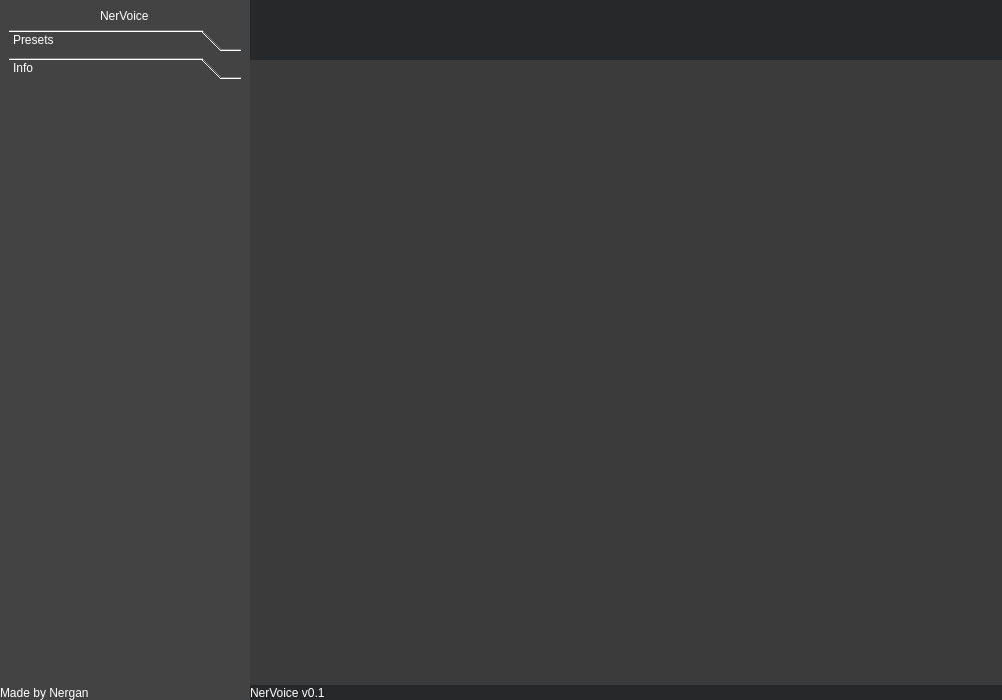
<?xml version="1.0" encoding="UTF-8"?>
<ui version="4.0">
 <class>MainWindow</class>
 <widget class="QMainWindow" name="MainWindow">
  <property name="geometry">
   <rect>
    <x>0</x>
    <y>0</y>
    <width>1002</width>
    <height>700</height>
   </rect>
  </property>
  <property name="windowTitle">
   <string>MainWindow</string>
  </property>
  <widget class="QWidget" name="centralwidget">
   <property name="styleSheet">
    <string notr="true">background-color: rgb(59, 59, 59);
color: rgb(255, 255, 255);
font: 12pt &quot;Lohit Kannada&quot;;
border: None;</string>
   </property>
   <layout class="QHBoxLayout" name="horizontalLayout">
    <property name="spacing">
     <number>0</number>
    </property>
    <property name="leftMargin">
     <number>0</number>
    </property>
    <property name="topMargin">
     <number>0</number>
    </property>
    <property name="rightMargin">
     <number>0</number>
    </property>
    <property name="bottomMargin">
     <number>0</number>
    </property>
    <item>
     <widget class="QFrame" name="left_frame">
      <property name="sizePolicy">
       <sizepolicy hsizetype="Maximum" vsizetype="Preferred">
        <horstretch>0</horstretch>
        <verstretch>0</verstretch>
       </sizepolicy>
      </property>
      <property name="styleSheet">
       <string notr="true">background-color: rgb(67, 67, 67);</string>
      </property>
      <property name="frameShape">
       <enum>QFrame::StyledPanel</enum>
      </property>
      <property name="frameShadow">
       <enum>QFrame::Raised</enum>
      </property>
      <layout class="QVBoxLayout" name="verticalLayout_2">
       <property name="spacing">
        <number>0</number>
       </property>
       <property name="leftMargin">
        <number>0</number>
       </property>
       <property name="topMargin">
        <number>0</number>
       </property>
       <property name="rightMargin">
        <number>0</number>
       </property>
       <property name="bottomMargin">
        <number>0</number>
       </property>
       <item alignment="Qt::AlignLeft">
        <widget class="QFrame" name="bottom_frame">
         <property name="sizePolicy">
          <sizepolicy hsizetype="Expanding" vsizetype="Minimum">
           <horstretch>0</horstretch>
           <verstretch>0</verstretch>
          </sizepolicy>
         </property>
         <property name="font">
          <font>
           <family>Lohit Kannada</family>
           <pointsize>12</pointsize>
           <weight>50</weight>
           <italic>false</italic>
           <bold>false</bold>
          </font>
         </property>
         <property name="frameShape">
          <enum>QFrame::StyledPanel</enum>
         </property>
         <property name="frameShadow">
          <enum>QFrame::Raised</enum>
         </property>
         <layout class="QVBoxLayout" name="verticalLayout_3">
          <property name="spacing">
           <number>0</number>
          </property>
          <property name="leftMargin">
           <number>0</number>
          </property>
          <property name="topMargin">
           <number>0</number>
          </property>
          <property name="rightMargin">
           <number>0</number>
          </property>
          <property name="bottomMargin">
           <number>0</number>
          </property>
          <item>
           <widget class="QFrame" name="main_menu">
            <property name="sizePolicy">
             <sizepolicy hsizetype="Minimum" vsizetype="Expanding">
              <horstretch>0</horstretch>
              <verstretch>0</verstretch>
             </sizepolicy>
            </property>
            <property name="minimumSize">
             <size>
              <width>250</width>
              <height>0</height>
             </size>
            </property>
            <property name="frameShape">
             <enum>QFrame::StyledPanel</enum>
            </property>
            <property name="frameShadow">
             <enum>QFrame::Raised</enum>
            </property>
            <layout class="QVBoxLayout" name="verticalLayout_5">
             <item>
              <widget class="QFrame" name="name_frame">
               <property name="styleSheet">
                <string notr="true">font: 100 18pt &quot;GFS Neohellenic&quot;;</string>
               </property>
               <property name="frameShape">
                <enum>QFrame::StyledPanel</enum>
               </property>
               <property name="frameShadow">
                <enum>QFrame::Raised</enum>
               </property>
               <layout class="QHBoxLayout" name="horizontalLayout_6">
                <property name="spacing">
                 <number>0</number>
                </property>
                <property name="leftMargin">
                 <number>0</number>
                </property>
                <property name="topMargin">
                 <number>0</number>
                </property>
                <property name="rightMargin">
                 <number>0</number>
                </property>
                <property name="bottomMargin">
                 <number>0</number>
                </property>
                <item alignment="Qt::AlignHCenter">
                 <widget class="QLabel" name="label_2">
                  <property name="text">
                   <string>NerVoice</string>
                  </property>
                 </widget>
                </item>
               </layout>
              </widget>
             </item>
             <item>
              <widget class="QToolBox" name="toolBox">
               <property name="currentIndex">
                <number>1</number>
               </property>
               <widget class="QWidget" name="presets_page">
                <property name="geometry">
                 <rect>
                  <x>0</x>
                  <y>0</y>
                  <width>232</width>
                  <height>549</height>
                 </rect>
                </property>
                <attribute name="icon">
                 <iconset resource="icons.qrc">
                  <normaloff>:/icons/icons/chevron-down-line.svg</normaloff>:/icons/icons/chevron-down-line.svg</iconset>
                </attribute>
                <attribute name="label">
                 <string>Presets</string>
                </attribute>
               </widget>
               <widget class="QWidget" name="Info_page">
                <property name="geometry">
                 <rect>
                  <x>0</x>
                  <y>0</y>
                  <width>232</width>
                  <height>549</height>
                 </rect>
                </property>
                <attribute name="icon">
                 <iconset resource="icons.qrc">
                  <normaloff>:/icons/icons/chevron-down-line.svg</normaloff>:/icons/icons/chevron-down-line.svg</iconset>
                </attribute>
                <attribute name="label">
                 <string>Info</string>
                </attribute>
               </widget>
              </widget>
             </item>
            </layout>
           </widget>
          </item>
          <item>
           <widget class="QLabel" name="label">
            <property name="sizePolicy">
             <sizepolicy hsizetype="Preferred" vsizetype="Preferred">
              <horstretch>0</horstretch>
              <verstretch>0</verstretch>
             </sizepolicy>
            </property>
            <property name="maximumSize">
             <size>
              <width>171</width>
              <height>16777215</height>
             </size>
            </property>
            <property name="text">
             <string>Made by Nergan</string>
            </property>
            <property name="alignment">
             <set>Qt::AlignBottom|Qt::AlignLeading|Qt::AlignLeft</set>
            </property>
           </widget>
          </item>
         </layout>
        </widget>
       </item>
      </layout>
     </widget>
    </item>
    <item>
     <widget class="QFrame" name="right_frame">
      <property name="minimumSize">
       <size>
        <width>500</width>
        <height>500</height>
       </size>
      </property>
      <property name="frameShape">
       <enum>QFrame::StyledPanel</enum>
      </property>
      <property name="frameShadow">
       <enum>QFrame::Raised</enum>
      </property>
      <layout class="QVBoxLayout" name="verticalLayout">
       <property name="spacing">
        <number>0</number>
       </property>
       <property name="leftMargin">
        <number>0</number>
       </property>
       <property name="topMargin">
        <number>0</number>
       </property>
       <property name="rightMargin">
        <number>0</number>
       </property>
       <property name="bottomMargin">
        <number>0</number>
       </property>
       <item alignment="Qt::AlignTop">
        <widget class="QFrame" name="top_bar">
         <property name="sizePolicy">
          <sizepolicy hsizetype="Preferred" vsizetype="Minimum">
           <horstretch>0</horstretch>
           <verstretch>0</verstretch>
          </sizepolicy>
         </property>
         <property name="styleSheet">
          <string notr="true">background-color: #272829;</string>
         </property>
         <property name="frameShape">
          <enum>QFrame::StyledPanel</enum>
         </property>
         <property name="frameShadow">
          <enum>QFrame::Raised</enum>
         </property>
         <layout class="QHBoxLayout" name="horizontalLayout_2">
          <property name="spacing">
           <number>0</number>
          </property>
          <property name="leftMargin">
           <number>0</number>
          </property>
          <property name="topMargin">
           <number>0</number>
          </property>
          <property name="rightMargin">
           <number>0</number>
          </property>
          <property name="bottomMargin">
           <number>0</number>
          </property>
          <item alignment="Qt::AlignTop">
           <widget class="QFrame" name="menu_slide_button">
            <property name="frameShape">
             <enum>QFrame::StyledPanel</enum>
            </property>
            <property name="frameShadow">
             <enum>QFrame::Raised</enum>
            </property>
            <layout class="QHBoxLayout" name="horizontalLayout_5">
             <property name="spacing">
              <number>0</number>
             </property>
             <property name="leftMargin">
              <number>0</number>
             </property>
             <property name="topMargin">
              <number>0</number>
             </property>
             <property name="rightMargin">
              <number>0</number>
             </property>
             <property name="bottomMargin">
              <number>0</number>
             </property>
             <item>
              <widget class="QPushButton" name="pushButton">
               <property name="sizePolicy">
                <sizepolicy hsizetype="Minimum" vsizetype="Minimum">
                 <horstretch>0</horstretch>
                 <verstretch>0</verstretch>
                </sizepolicy>
               </property>
               <property name="minimumSize">
                <size>
                 <width>60</width>
                 <height>60</height>
                </size>
               </property>
               <property name="styleSheet">
                <string notr="true"/>
               </property>
               <property name="text">
                <string/>
               </property>
               <property name="icon">
                <iconset resource="icons.qrc">
                 <normaloff>:/icons/icons/menu-expand-right-line.svg</normaloff>:/icons/icons/menu-expand-right-line.svg</iconset>
               </property>
               <property name="iconSize">
                <size>
                 <width>25</width>
                 <height>25</height>
                </size>
               </property>
              </widget>
             </item>
            </layout>
           </widget>
          </item>
          <item alignment="Qt::AlignTop">
           <widget class="QFrame" name="filling">
            <property name="sizePolicy">
             <sizepolicy hsizetype="Expanding" vsizetype="Minimum">
              <horstretch>0</horstretch>
              <verstretch>0</verstretch>
             </sizepolicy>
            </property>
            <property name="frameShape">
             <enum>QFrame::StyledPanel</enum>
            </property>
            <property name="frameShadow">
             <enum>QFrame::Raised</enum>
            </property>
           </widget>
          </item>
          <item alignment="Qt::AlignTop">
           <widget class="QFrame" name="window_buttons">
            <property name="frameShape">
             <enum>QFrame::StyledPanel</enum>
            </property>
            <property name="frameShadow">
             <enum>QFrame::Raised</enum>
            </property>
            <layout class="QHBoxLayout" name="horizontalLayout_4">
             <property name="leftMargin">
              <number>0</number>
             </property>
             <property name="topMargin">
              <number>0</number>
             </property>
             <property name="rightMargin">
              <number>0</number>
             </property>
             <property name="bottomMargin">
              <number>0</number>
             </property>
             <item>
              <widget class="QPushButton" name="hide">
               <property name="minimumSize">
                <size>
                 <width>30</width>
                 <height>30</height>
                </size>
               </property>
               <property name="text">
                <string/>
               </property>
               <property name="icon">
                <iconset resource="icons.qrc">
                 <normaloff>:/icons/icons/minus-line.svg</normaloff>:/icons/icons/minus-line.svg</iconset>
               </property>
              </widget>
             </item>
             <item>
              <widget class="QPushButton" name="min_max">
               <property name="minimumSize">
                <size>
                 <width>30</width>
                 <height>30</height>
                </size>
               </property>
               <property name="text">
                <string/>
               </property>
               <property name="icon">
                <iconset resource="icons.qrc">
                 <normaloff>:/icons/icons/maximize-line.svg</normaloff>:/icons/icons/maximize-line.svg</iconset>
               </property>
              </widget>
             </item>
             <item>
              <widget class="QPushButton" name="close">
               <property name="minimumSize">
                <size>
                 <width>30</width>
                 <height>30</height>
                </size>
               </property>
               <property name="text">
                <string/>
               </property>
               <property name="icon">
                <iconset resource="icons.qrc">
                 <normaloff>:/icons/icons/close-line.svg</normaloff>:/icons/icons/close-line.svg</iconset>
               </property>
              </widget>
             </item>
            </layout>
           </widget>
          </item>
         </layout>
        </widget>
       </item>
       <item>
        <widget class="QFrame" name="main_frame">
         <property name="sizePolicy">
          <sizepolicy hsizetype="Expanding" vsizetype="Expanding">
           <horstretch>0</horstretch>
           <verstretch>0</verstretch>
          </sizepolicy>
         </property>
         <property name="frameShape">
          <enum>QFrame::StyledPanel</enum>
         </property>
         <property name="frameShadow">
          <enum>QFrame::Raised</enum>
         </property>
        </widget>
       </item>
       <item>
        <widget class="QFrame" name="bottom_frame_right">
         <property name="styleSheet">
          <string notr="true">background-color: #272829;</string>
         </property>
         <property name="frameShape">
          <enum>QFrame::StyledPanel</enum>
         </property>
         <property name="frameShadow">
          <enum>QFrame::Raised</enum>
         </property>
         <layout class="QHBoxLayout" name="horizontalLayout_3">
          <property name="spacing">
           <number>0</number>
          </property>
          <property name="leftMargin">
           <number>0</number>
          </property>
          <property name="topMargin">
           <number>0</number>
          </property>
          <property name="rightMargin">
           <number>0</number>
          </property>
          <property name="bottomMargin">
           <number>0</number>
          </property>
          <item alignment="Qt::AlignLeft|Qt::AlignBottom">
           <widget class="QFrame" name="info_frame">
            <property name="sizePolicy">
             <sizepolicy hsizetype="Minimum" vsizetype="Preferred">
              <horstretch>0</horstretch>
              <verstretch>0</verstretch>
             </sizepolicy>
            </property>
            <property name="font">
             <font>
              <family>Lohit Kannada</family>
              <pointsize>12</pointsize>
              <weight>50</weight>
              <italic>false</italic>
              <bold>false</bold>
             </font>
            </property>
            <property name="frameShape">
             <enum>QFrame::StyledPanel</enum>
            </property>
            <property name="frameShadow">
             <enum>QFrame::Raised</enum>
            </property>
            <layout class="QVBoxLayout" name="verticalLayout_4">
             <property name="spacing">
              <number>0</number>
             </property>
             <property name="leftMargin">
              <number>0</number>
             </property>
             <property name="topMargin">
              <number>0</number>
             </property>
             <property name="rightMargin">
              <number>0</number>
             </property>
             <property name="bottomMargin">
              <number>0</number>
             </property>
             <item>
              <widget class="QLabel" name="version_label">
               <property name="sizePolicy">
                <sizepolicy hsizetype="Minimum" vsizetype="Preferred">
                 <horstretch>0</horstretch>
                 <verstretch>0</verstretch>
                </sizepolicy>
               </property>
               <property name="minimumSize">
                <size>
                 <width>84</width>
                 <height>15</height>
                </size>
               </property>
               <property name="text">
                <string>NerVoice v0.1</string>
               </property>
              </widget>
             </item>
            </layout>
           </widget>
          </item>
          <item alignment="Qt::AlignRight|Qt::AlignBottom">
           <widget class="QFrame" name="size_drag_frame">
            <property name="minimumSize">
             <size>
              <width>10</width>
              <height>10</height>
             </size>
            </property>
            <property name="frameShape">
             <enum>QFrame::StyledPanel</enum>
            </property>
            <property name="frameShadow">
             <enum>QFrame::Raised</enum>
            </property>
           </widget>
          </item>
         </layout>
        </widget>
       </item>
      </layout>
     </widget>
    </item>
   </layout>
  </widget>
 </widget>
 <resources>
  <include location="icons.qrc"/>
 </resources>
 <connections/>
</ui>
